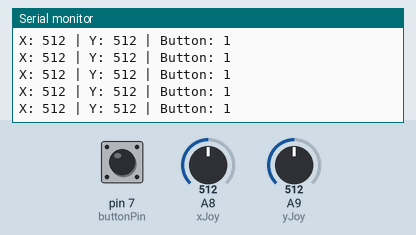
Bench run of a sketch on a simulated Arduino Mega 2560, built with avr-gcc and run on an emulated ATmega2560. On the bench: the last lines printed to the serial monitor. Inputs (shaded band) come from the test bench; at power-on: A8 (xJoy) = 512, A9 (yJoy) = 512, pin 7 (buttonPin) HIGH.

Above: at 1.2 s.
1.3 s: A8 (xJoy) set to 716
At 1.32 s:
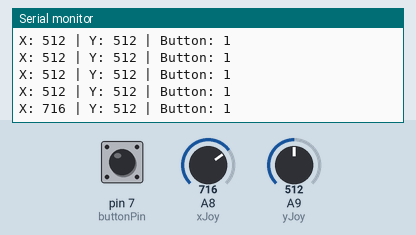
2.8 s: A9 (yJoy) set to 716
At 2.83 s:
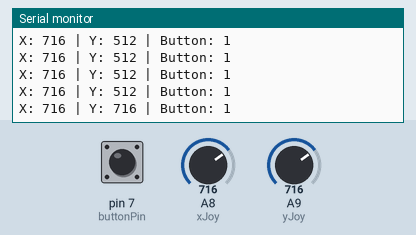
4.3 s: pin 7 (buttonPin) pulled LOW for 0.15 s
At 4.34 s:
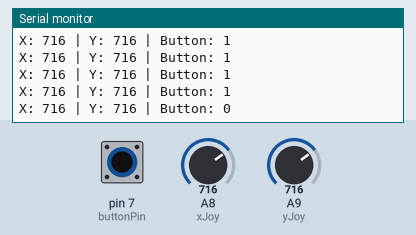
5.9 s: A8 (xJoy) set to 900
At 5.95 s:
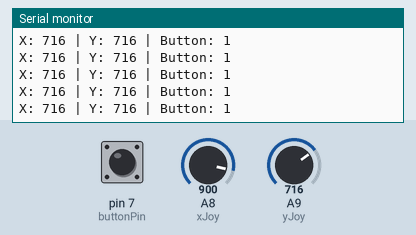
7.4 s: pin 7 (buttonPin) pulled LOW for 1 s
At 7.47 s:
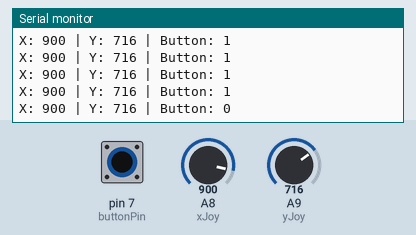
9.9 s: A9 (yJoy) set to 900
At 9.99 s:
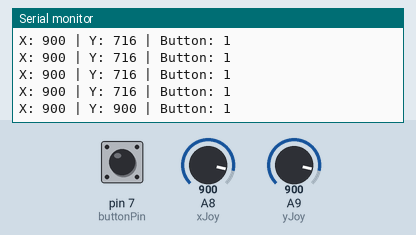
Timing chart, 0 to 12.4 s (numbered marks = the images above; inputs shaded):
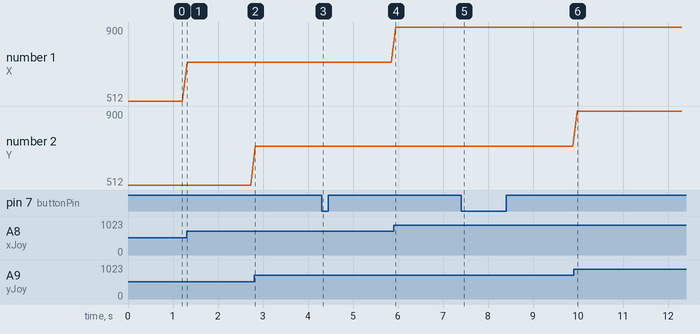

The sketch:

Joystick.ino
```cpp
int xJoy = A8;
int yJoy = A9;
int buttonPin = 7;

int xPosition = 0;
int yPosition = 0;
int buttonState = 0;

void setup()
{
  Serial.begin(115200);
  pinMode(xJoy,INPUT);
  pinMode(yJoy,INPUT);
  pinMode(buttonPin,INPUT_PULLUP);

}

void loop()
{
  xPosition = analogRead(xJoy);
  yPosition = analogRead(yJoy);
  buttonState = digitalRead(buttonPin);
  Serial.print("X: ");
  Serial.print(xPosition);
  Serial.print(" | Y: ");
  Serial.print(yPosition);
  Serial.print(" | Button: ");
  Serial.println(buttonState);
  delay(100);
}
```

Measured:
- after the input at 1.3 s, the serial monitor: prints a new line at once (image 1)
- after the input at 2.8 s, the serial monitor: prints a new line at once (image 2)
- after the input at 4.3 s, the serial monitor: prints a new line at once (image 3)
- after the input at 7.4 s, the serial monitor: prints a new line after 0.06 s (image 5)
- after the input at 9.9 s, the serial monitor: prints a new line after 0.08 s (image 6)
- plotted number 1: 512 → 716 after the input at 1.3 s, 716 → 900 after the input at 5.9 s
